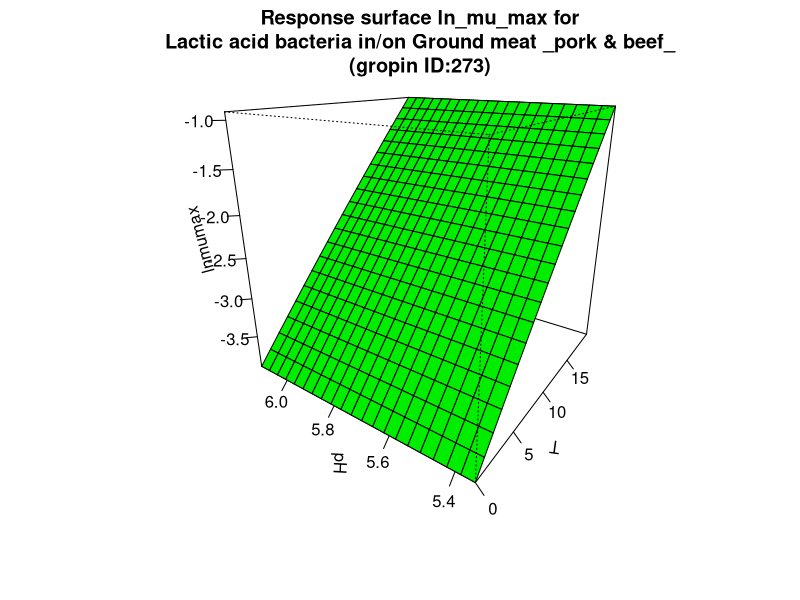

R code for this plot:
#############################
# start of Parameter script
#############################
T <- seq(0,19.98001998002,length.out=21)
pH <- seq(5.34534,6.12387612387612,length.out=21)
#############################
# end of Parameter script
#############################
############################# 
# start of Model script Gropin ID 273 
#############################
 
# constant coefficients for this model
mref <- 0.02
dm <- 0
Ea <- 99.6
 
variables <- data.frame(T,pH)
argumentsPar <- unique.data.frame(expand.grid(variables))
 
# heart of the model
response_surface <- function(T,pH) {
   mumax <-(log(mref)-dm*(5.7-pH)-(Ea/0.00831)*((1/(T+273))-(1/273)))

	return(mumax=mumax)
} 

# output parameters
responseSurface <- cbind(argumentsPar,response_surface(argumentsPar['T'],argumentsPar['pH']))
colnames(responseSurface) <- c(colnames(argumentsPar),'lnmumax')
#############################
# End of Model script
#############################
############################# 
# start of Visualisation script Gropin ID 273 
#############################
titleText <-'Response surface ln_mu_max for
Lactic acid bacteria in/on Ground meat _pork & beef_
(gropin ID:273)'
persp(T,pH,matrix(unlist(responseSurface$'lnmumax'),nrow=21),col = 'green',xlab='T',ylab='pH',zlab='lnmumax',main=titleText,theta=305,phi=20,shade=0.25,ticktype = 'detailed')
#############################
# End of Visualisation script
#############################
